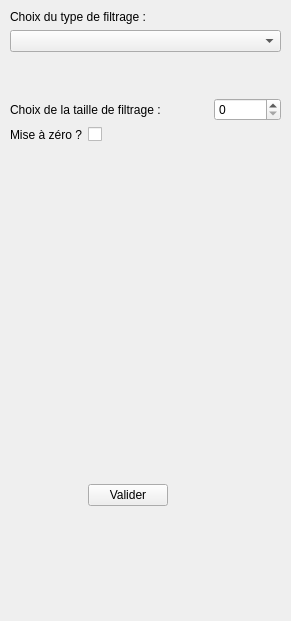
<?xml version="1.0" encoding="UTF-8"?>
<ui version="4.0">
 <class>Filtrage</class>
 <widget class="QWidget" name="Filtrage">
  <property name="geometry">
   <rect>
    <x>0</x>
    <y>0</y>
    <width>291</width>
    <height>621</height>
   </rect>
  </property>
  <property name="windowTitle">
   <string>Form</string>
  </property>
  <widget class="QWidget" name="layoutWidget">
   <property name="geometry">
    <rect>
     <x>10</x>
     <y>10</y>
     <width>271</width>
     <height>601</height>
    </rect>
   </property>
   <layout class="QGridLayout" name="gridLayout">
    <item row="6" column="1">
     <widget class="QPushButton" name="bout_valider">
      <property name="maximumSize">
       <size>
        <width>100</width>
        <height>16777215</height>
       </size>
      </property>
      <property name="text">
       <string>Valider</string>
      </property>
     </widget>
    </item>
    <item row="3" column="3">
     <widget class="QSpinBox" name="sp_Taille">
      <property name="maximum">
       <number>1000000</number>
      </property>
     </widget>
    </item>
    <item row="4" column="0">
     <widget class="QLabel" name="lbl_Maz">
      <property name="text">
       <string>Mise à zéro ?</string>
      </property>
      <property name="textFormat">
       <enum>Qt::AutoText</enum>
      </property>
     </widget>
    </item>
    <item row="4" column="1">
     <widget class="QCheckBox" name="cb_Maz">
      <property name="text">
       <string/>
      </property>
     </widget>
    </item>
    <item row="6" column="0">
     <spacer name="verticalSpacer_2">
      <property name="orientation">
       <enum>Qt::Vertical</enum>
      </property>
      <property name="sizeHint" stdset="0">
       <size>
        <width>20</width>
        <height>40</height>
       </size>
      </property>
     </spacer>
    </item>
    <item row="0" column="0" colspan="4">
     <widget class="QLabel" name="lbl_type_morpho">
      <property name="text">
       <string>Choix du type de filtrage :</string>
      </property>
      <property name="textFormat">
       <enum>Qt::AutoText</enum>
      </property>
     </widget>
    </item>
    <item row="1" column="0" colspan="4">
     <widget class="QComboBox" name="cbType">
      <item>
       <property name="text">
        <string/>
       </property>
      </item>
      <item>
       <property name="text">
        <string>Moyennage</string>
       </property>
      </item>
      <item>
       <property name="text">
        <string>Ecart-type</string>
       </property>
      </item>
     </widget>
    </item>
    <item row="2" column="0">
     <spacer name="verticalSpacer">
      <property name="orientation">
       <enum>Qt::Vertical</enum>
      </property>
      <property name="sizeType">
       <enum>QSizePolicy::Minimum</enum>
      </property>
      <property name="sizeHint" stdset="0">
       <size>
        <width>20</width>
        <height>40</height>
       </size>
      </property>
     </spacer>
    </item>
    <item row="3" column="0" colspan="3">
     <widget class="QLabel" name="lbl_taille">
      <property name="text">
       <string>Choix de la taille de filtrage :</string>
      </property>
      <property name="textFormat">
       <enum>Qt::AutoText</enum>
      </property>
     </widget>
    </item>
    <item row="5" column="1">
     <spacer name="verticalSpacer_3">
      <property name="orientation">
       <enum>Qt::Vertical</enum>
      </property>
      <property name="sizeHint" stdset="0">
       <size>
        <width>20</width>
        <height>40</height>
       </size>
      </property>
     </spacer>
    </item>
   </layout>
  </widget>
 </widget>
 <resources/>
 <connections/>
</ui>
